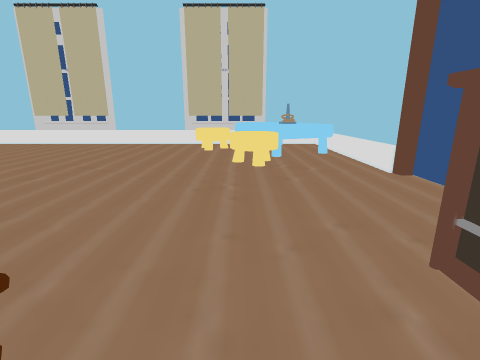
view 1 (above)

18 first-person views from a walk through a Unity game level. The camera is 1.3 m above the floor, tilts 14° down and sees 85° across. The floor is counted in squares, 0.56 m on a side. Each view is taken from the middle of a square. On the plan, view 1 faces up. The plan holds only what a view shows up to about 17 squares ahead; the rest is blank. The player character is not drawn. Door leaves are left out, so doorways stand open. Some surface patterns are stand-ins.

view 2
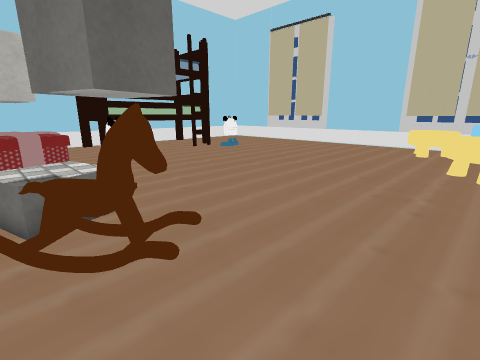

view 3
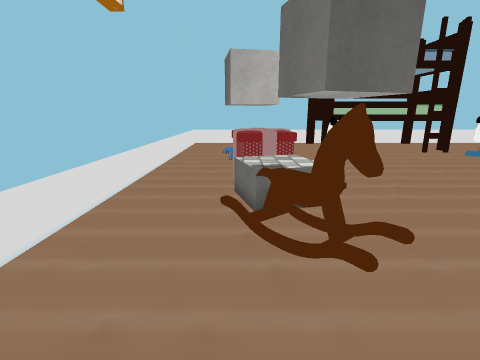

view 4
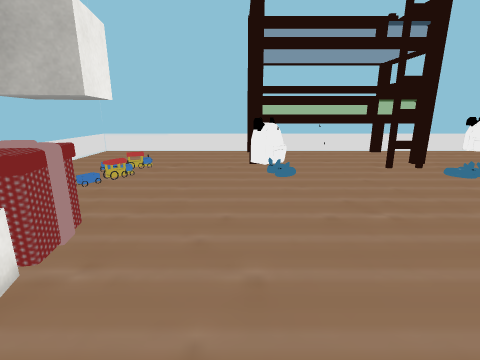

view 5
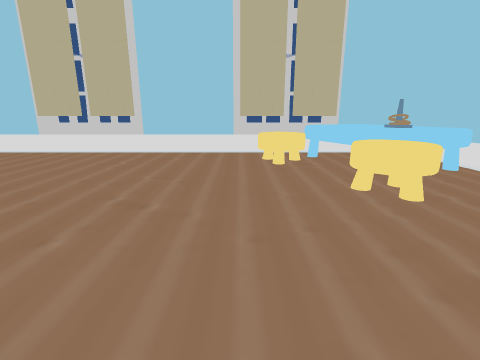

view 6
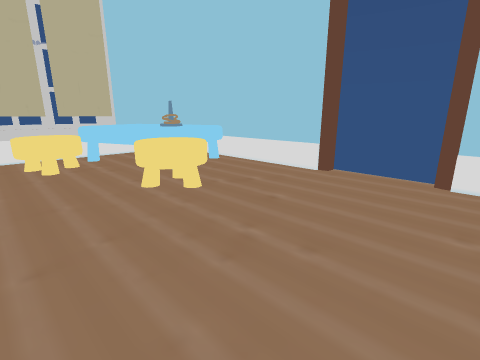

view 7
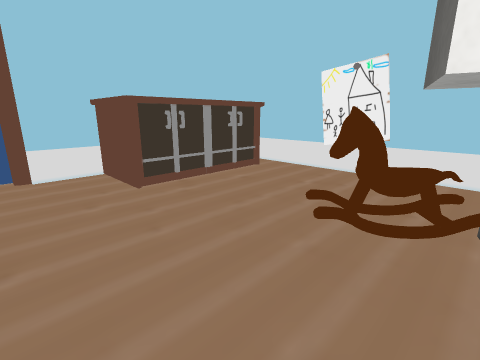

view 8
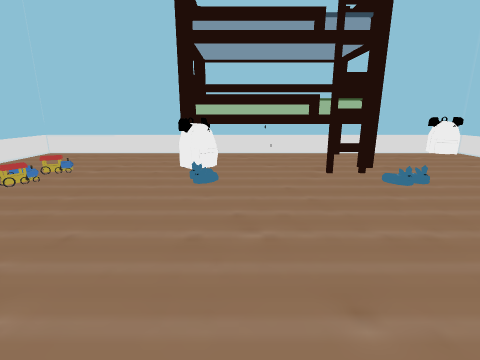

view 9
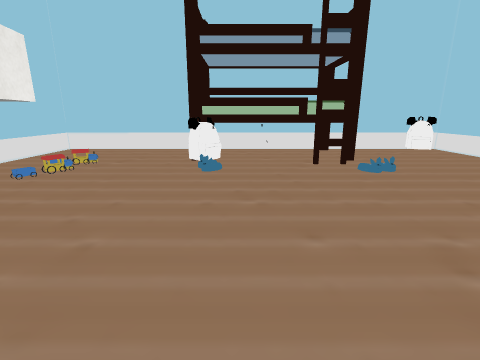

view 10
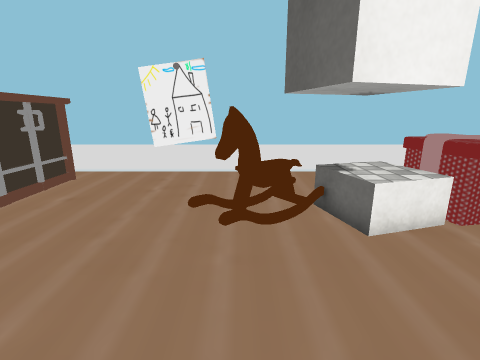

view 11
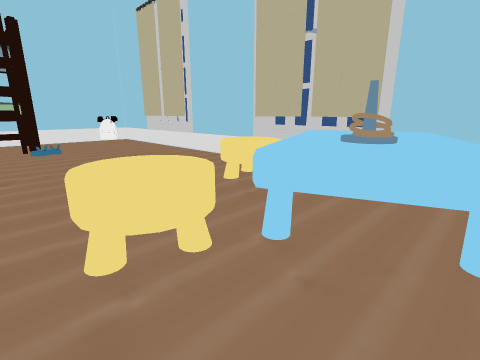

view 12
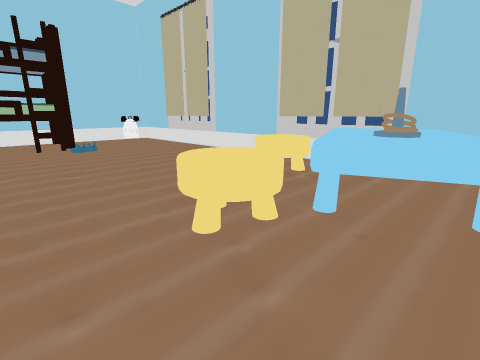

view 13
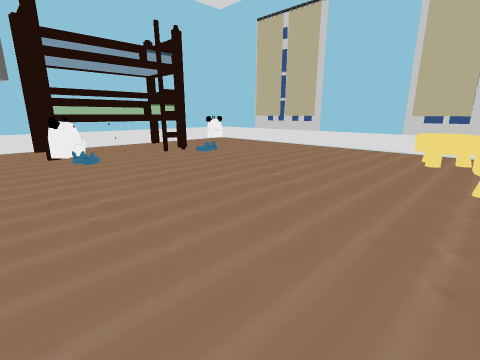

view 14
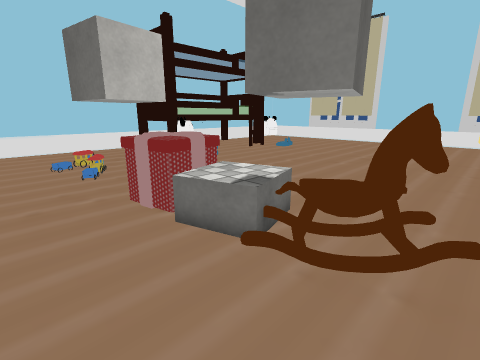

view 15
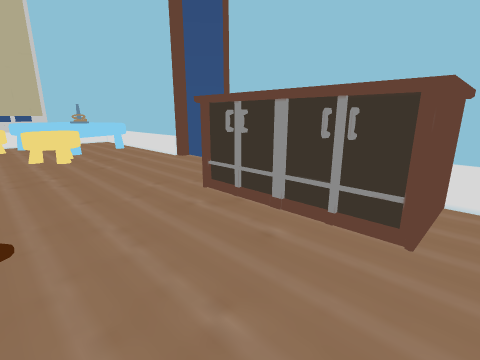

view 16
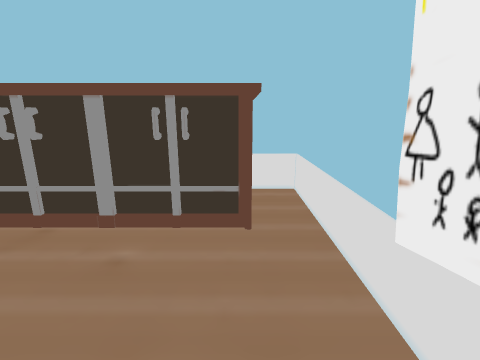

view 17
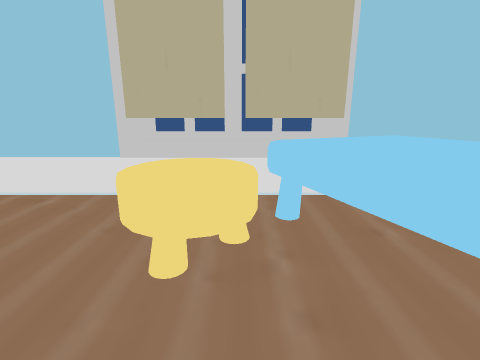

view 18
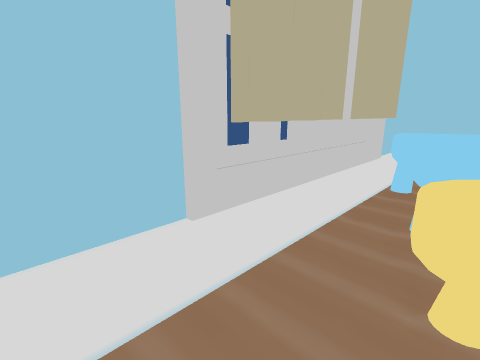

### Floor plan
Key: @ floor where view 1 was taken; # wall or solid block; . main floor; : floor 0.25 m higher than the main floor; D open door; C cube; O other object.
Columns run from 21 left of view 1 to 7 right of it. Each row starts with its distance up from view 1.
 22                      #######
 21 #######################OOO #
 20 #OO................O.OOOOO.#
 19 #OO...............OOOOOOOO.#
 18 #.................OOOOOOOOO#
 17 #..................O..OOOOO#
 16 #.....................OOOOO#
 15 #......................OOO.#
 14 #OOOO................OOO...#
 13 #OOOOOO..............OOO...#
 12 #OOOOOO..............OOO...#
 11 #OOOOO.....................##
 10 #OOOOO.....................DD
  9 #OOOOO.....................DD
  8 #OOOOO.....................DD
  7 #OOOOOO:...................DD
  6 #OOOOOO....................##
  5 #OOOO......................#
  4 #.......................OOO#
  3 #..............CCC......O  O
  2 #...........OOCCCCO.....O
  1 #........CCCOOCCCCO.....O
  0 #........C.COOCCCO...@..O
 -1 #.........C.............O
 -2 #.......................OOOO
 -3 #..........................#
 -4 ############################

Positions as (right, up) in squares from view 1, and headings:
1: (0, 0), facing up
2: (1, 0), facing up-left
3: (1, 0), facing left
4: (-4, 5), facing left
5: (-4, 5), facing up
6: (-4, 5), facing up-right
7: (-5, 7), facing down-right
8: (-5, 8), facing left
9: (-3, 8), facing left
10: (-3, 7), facing down
11: (5, 11), facing up-left
12: (5, 9), facing up-left
13: (0, 3), facing up-left
14: (-2, -3), facing up-left
15: (-2, -3), facing up-right
16: (-2, -2), facing right
17: (-1, 14), facing up
18: (-6, 19), facing up-right
